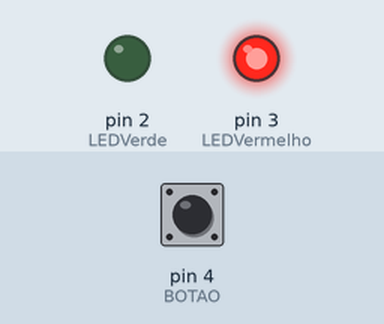
Simulated run of this sketch. Board: Arduino Uno, built with avr-gcc and run on an emulated ATmega328P. Parts: output pins drawn as LEDs (lit = HIGH). Dashed ring = blinking. The inputs (shaded band) are chosen by the test bench; at power-on: pin 4 (BOTAO) LOW.

Above: at 1.2 s.
1.3 s: pin 4 (BOTAO) pulled HIGH for 1 s
At 3.0 s:
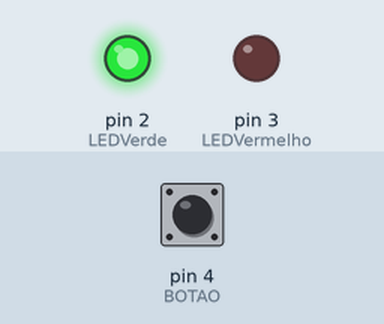
3.8 s: pin 4 (BOTAO) pulled HIGH for 0.15 s
At 4.3 s:
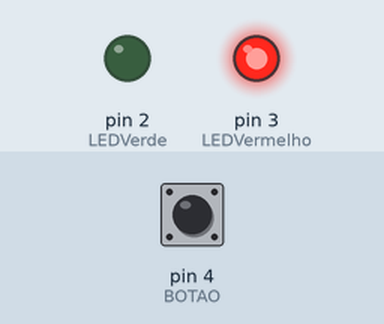
5.4 s: pin 4 (BOTAO) pulled HIGH for 3.2 s
At 5.5 s:
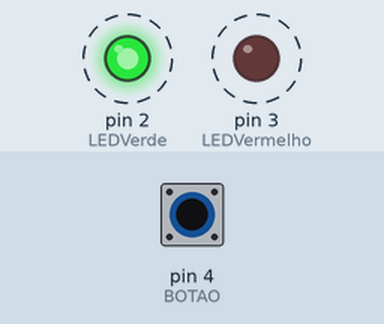
Timing chart, 0 to 9.9 s (numbered marks = the images above; inputs shaded):
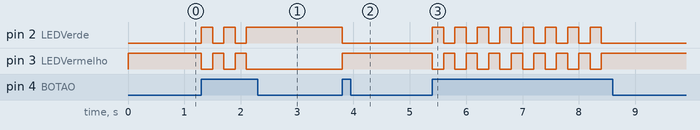

Measured:
- after the input at 1.3 s, pin 2 (LEDVerde): alternates HIGH for 0.20 s and LOW for 0.20 s, 5 changes in all, then stays HIGH, starting at once; pin 3 (LEDVermelho): alternates HIGH for 0.20 s and LOW for 0.20 s, 5 changes in all, then stays LOW, starting at once
- after the input at 3.8 s, pin 2 (LEDVerde): HIGH → LOW at once; pin 3 (LEDVermelho): LOW → HIGH at once
- after the input at 5.4 s, pin 2 (LEDVerde): alternates HIGH for 0.20 s and LOW for 0.20 s, 16 changes in all, then stays LOW, starting at once; pin 3 (LEDVermelho): alternates HIGH for 0.20 s and LOW for 0.20 s, 16 changes in all, then stays HIGH, starting at once

The sketch:

exercicio03.ino
```cpp
#define LEDVerde 2
#define LEDVermelho 3
#define BOTAO 4

int estadoBotao = 0;
int estadoLEDVerde = LOW;
int estadoLEDVermelho = HIGH;

void setup()
{
  pinMode(LEDVerde, OUTPUT);
  pinMode(LEDVermelho, OUTPUT);
  pinMode(BOTAO, INPUT);

  digitalWrite(LEDVerde, estadoLEDVerde);
  digitalWrite(LEDVermelho, estadoLEDVermelho);
}

void loop()
{
  estadoBotao = digitalRead(BOTAO);

  if (estadoBotao == HIGH)
  {
    estadoLEDVerde = !estadoLEDVerde;
    estadoLEDVermelho = !estadoLEDVermelho;

    digitalWrite(LEDVerde, estadoLEDVerde);
    digitalWrite(LEDVermelho, estadoLEDVermelho);

    delay(200);
  }
}
```
